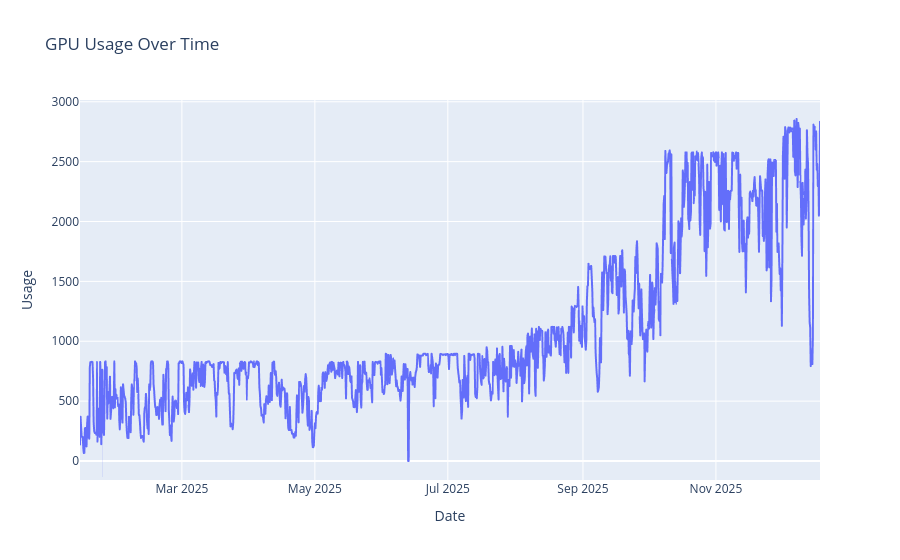

Notebook cell for this chart:
### Code cell
# Let's check visually the data using plotly
fig = px.line(df, y="Usage", title="GPU Usage Over Time")
fig.update_layout(xaxis_title="Date", yaxis_title="Usage")
fig.show()

### Figure 1 — Plotly figure (JSON) as saved in the notebook; plotly's stock layout.template omitted (floating-point values rounded to 4 significant figures; data arrays with more than 128 entries replaced by an {"elided": "..."} marker saying what was removed)
{"data": [{"hovertemplate": "DTime=%{x}<br>Usage=%{y}<extra></extra>", "legendgroup": "", "line": {"color": "#636efa", "dash": "solid"}, "marker": {"symbol": "circle"}, "mode": "lines", "name": "", "showlegend": false, "type": "scattergl", "x": {"elided": "1359 str values"}, "xaxis": "x", "y": {"elided": "1359 int values"}, "yaxis": "y"}], "layout": {"legend": {"tracegroupgap": 0}, "title": {"text": "GPU Usage Over Time"}, "xaxis": {"anchor": "y", "domain": [0, 1], "title": {"text": "Date"}}, "yaxis": {"anchor": "x", "domain": [0, 1], "title": {"text": "Usage"}}}}
